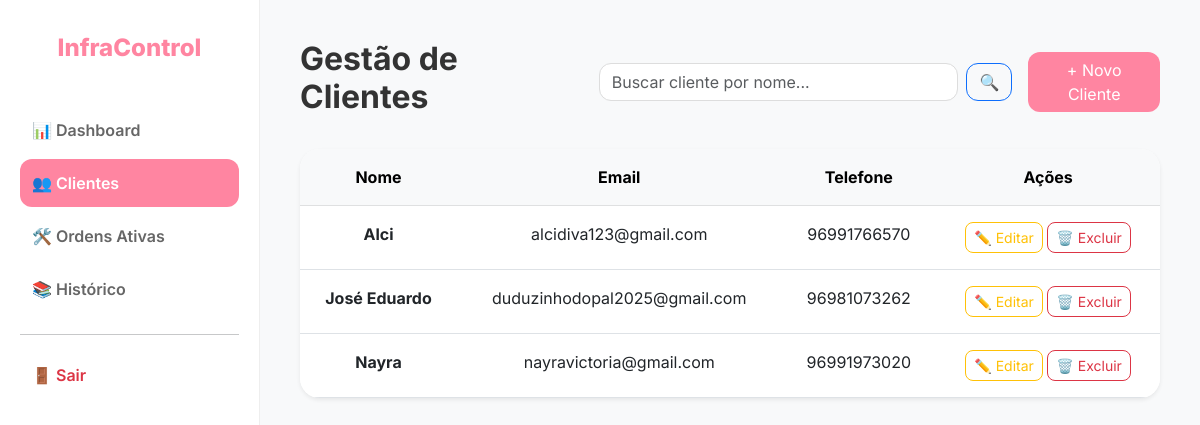
Before: /clientes (signed in) with the older database file.
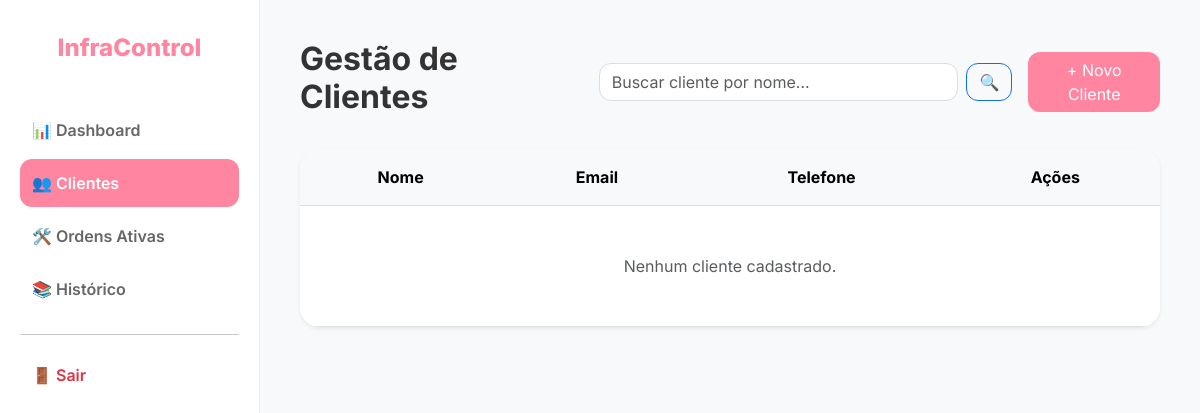
After: the same page with the newer database file.
### models.py (models this page shows)
class Cliente(db.Model):
    id = db.Column(db.Integer, primary_key=True)
    nome = db.Column(db.String(100), nullable=False)
    email = db.Column(db.String(100))
    telefone = db.Column(db.String(20))
    ordens = db.relationship('OrdemServico', backref='cliente', lazy=True)

### app.py (the view)
@app.route('/clientes', methods=['GET', 'POST'])
@login_required
def clientes():
    if request.method == 'POST':
        novo = Cliente(nome=request.form['nome'], email=request.form['email'], telefone=request.form['telefone'])
        db.session.add(novo); db.session.commit(); flash('Cliente cadastrado!', 'success')
        return redirect(url_for('clientes'))
    search = request.args.get('search')
    lista = Cliente.query.filter(Cliente.nome.ilike(f'%{search}%')).all() if search else Cliente.query.all()
    return render_template('clientes.html', clientes=lista, search=search)

### app.py (called while the page is built)
@login_manager.user_loader
def load_user(user_id): return User.query.get(int(user_id))

### templates/clientes.html (shortened to what this page needs)
{% extends "base.html" %}
{% block content %}
<div class="d-flex justify-content-between align-items-center mb-4">
    <h2 style="font-weight: 700; color: #333;">Gestão de Clientes</h2>
    <form class="d-flex w-50 mx-3" method="GET" action="{{ url_for('clientes') }}">
        <input class="form-control me-2" type="search" name="search" placeholder="Buscar cliente por nome..." value="{{ search or '' }}" style="border-radius: 12px; border: 1px solid #ddd;">
        <button class="btn btn-outline-primary" type="submit" style="border-radius: 12px;">🔍</button>
    </form>
    <button class="btn btn-primary" style="background: var(--primary); border: none; border-radius: 12px;" data-bs-toggle="modal" data-bs-target="#addClient">
        + Novo Cliente
    </button>
</div>
<div class="card border-0 shadow-sm" style="border-radius: 20px; overflow: hidden;">
    <table class="table table-hover m-0 text-center">
        <thead class="table-light">
            <tr>
                <th class="p-3">Nome</th>
                <th class="p-3">Email</th>
                <th class="p-3">Telefone</th>
                <th class="p-3">Ações</th>
            </tr>
        </thead>
        <tbody>
            {% for c in clientes %}
            <tr>
                <td class="p-3"><strong>{{ c.nome }}</strong></td>
                <td class="p-3">{{ c.email }}</td>
                <td class="p-3">{{ c.telefone }}</td>
                <td class="p-3">
                    <a href="{{ url_for('editar_cliente', id=c.id) }}" class="btn btn-sm btn-outline-warning" style="border-radius: 8px;">✏️ Editar</a>
                    <a href="{{ url_for('excluir_cliente', id=c.id) }}" class="btn btn-sm btn-outline-danger" style="border-radius: 8px;" onclick="return confirm('Excluir este cliente?')">🗑️ Excluir</a>
                </td>
            </tr>
            {% else %}
            <tr><td colspan="4" class="p-5 text-muted">
                {% if search %} Nenhum cliente encontrado com "{{ search }}". {% else %} Nenhum cliente cadastrado. {% endif %}
            </td></tr>
            {% endfor %}
        </tbody>
    </table>
</div>
{% endblock %}

Changed rows visible on the page:
removed Cliente: nome "Alci", email "alcidiva123@gmail.com", telefone "96991766570"
removed Cliente: nome "José Eduardo", email "duduzinhodopal2025@gmail.com", telefone "96981073262"
removed Cliente: nome "Nayra", email "nayravictoria@gmail.com", telefone "96991973020"
Other visible differences:
text now shown: "Nenhum cliente cadastrado."
